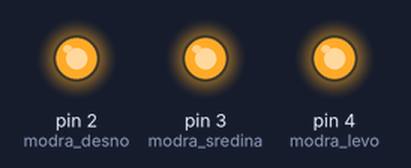
A sketch run on a simulated Arduino Uno, built with avr-gcc and run on an emulated ATmega328P. On the bench: output pins drawn as LEDs (lit = HIGH).

Above: at 0.5 s.
At 3.5 s:
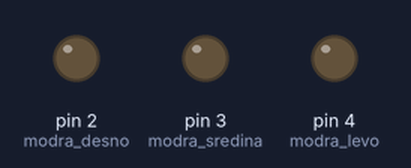
Timing chart, 0 to 4.6 s (numbered marks = the images above):
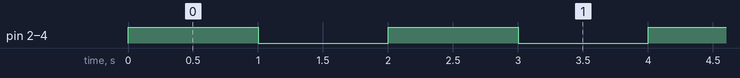

Measured:
- by itself, pin 2 (modra_desno), pin 3 (modra_sredina), pin 4 (modra_levo): alternates HIGH for 1.0 s and LOW for 1.0 s

The sketch:

Led_lights_code_blue_vse_hkrati.ino
```cpp
//definiramo vhode led luck
int modra_levo = 4;
int modra_sredina = 3;
int modra_desno = 2;

void setup() {
  // inicializiramo lucke kot output
  pinMode(modra_levo, OUTPUT);
  pinMode(modra_sredina, OUTPUT);
  pinMode(modra_desno, OUTPUT);
}
void loop() {
  // prizgemo vse lucke za 1 sekundo
  digitalWrite(modra_levo, HIGH);
  digitalWrite(modra_sredina, HIGH);
  digitalWrite(modra_desno, HIGH);
  delay(1000);

  // ugasnemo vse lucke za sekundo
  digitalWrite(modra_levo, LOW);
  digitalWrite(modra_sredina, LOW);
  digitalWrite(modra_desno, LOW);
  delay(1000);
}
```
